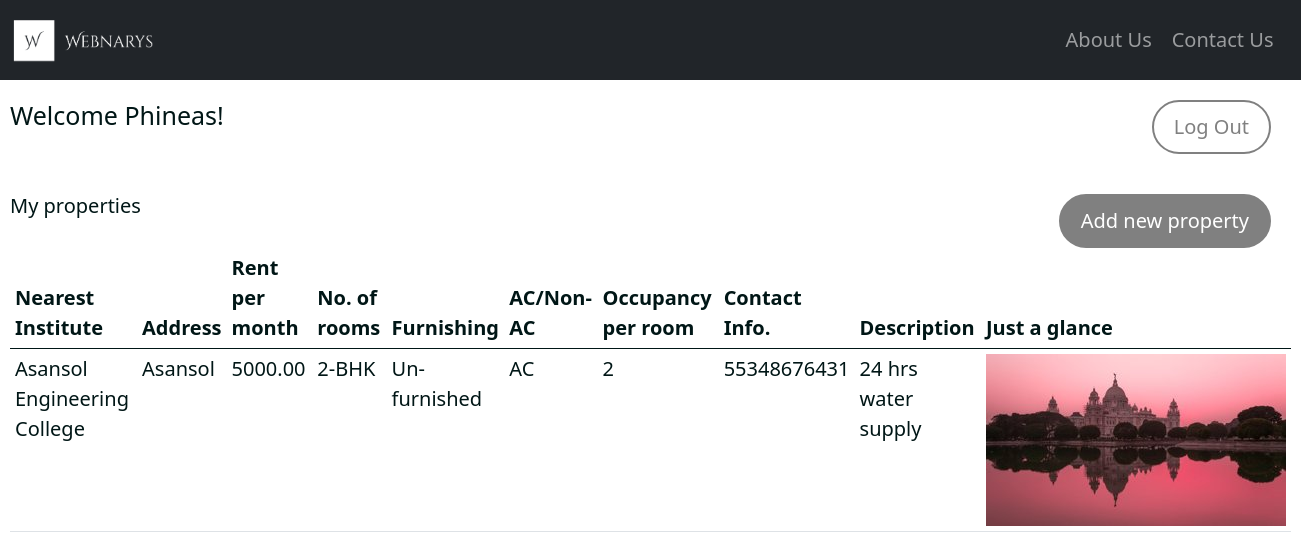
Screenshot of /listings/ (signed in) with the database file from the repository.
### home/models.py (models this page shows, shortened)
class Vendor(models.Model):
    name = models.CharField(max_length=255)
    created_at = models.DateTimeField(auto_now_add=True)
    created_by = models.OneToOneField(User,related_name='vendor',on_delete=models.CASCADE)

class Property(models.Model):
    vendor=models.ForeignKey(Vendor,related_name='properties', on_delete=models.CASCADE)
    institute_name=models.CharField(max_length=255)
    address=models.CharField(max_length=255)
    rent=models.DecimalField(max_digits=10,decimal_places=2)
    date_added=models.DateTimeField(auto_now_add=True)
    air=(('AC',"AC"),('NON-AC',"NON-AC"))
    furnish=(('Furnished',"Furnished"),('Un-furnished',"Un-furnished"))
    room=(('1-BHK',"1-BHK"),('2-BHK',"2-BHK"),('3-BHK',"3-BHK"))
    rooms=models.CharField(max_length=10,choices=room,default="1-BHK")
    furnishing=models.CharField(max_length=15,choices=furnish,default="Un-furnished")
    acornonac=models.CharField(max_length=10,choices=air,default="NON-AC")
    image=models.ImageField(upload_to='uploads/',blank=True,null=True)
    thumbnail=models.ImageField(upload_to='uploads/',blank=True,null=True)
    desc=models.TextField(max_length=100,help_text="Want to write more about your property?",default="")
    occupancy=models.IntegerField(default=0,help_text="Enter occupancy per room")
    phone=models.IntegerField(default=0)
    class Meta:
        ordering=['-date_added']
    def get_thumbnail(self):
        if self.thumbnail:
            return self.thumbnail.url

### home/views.py (the view)
# urls.py: path('listings/', views.list_view, name='listings'),
def list_view(request):
    vendor=request.user.vendor
    properties=vendor.properties.all()
    return render(request,'listings.html',{'vendor':vendor, 'properties':properties})

### templates/listings.html (shortened to what this page needs)
{% extends 'base.html' %}
{%block body %}
<div class="listing-container">
    <header class="listing-head">
        <h1 class="title">
            Welcome {{vendor.name}}!
        </h1>
        <a href="{% url 'logout' %}" class=" local-btn sec-btn">Log Out</a>
    </header>
    <section class="item-listing-container">
        <div class="item-list-head">
            <h2 class='is-size-3 mb-4'>My properties</h2>
            <a href="{% url 'add'%}" class='local-btn'>
                Add new property
            </a>
        </div>
        {% if properties %}
        <table class='table is-fullwidth'>
            <thead>
                <tr>
                    <th>Nearest Institute</th>
                    <th>Address</th>
                    <th>Rent per month </th>
                    <th>No. of rooms</th>
                    <th>Furnishing</th>
                    <th>AC/Non-AC</th>
                    <th>Occupancy per room</th>
                    <th>Contact Info.</th>
                    <th>Description</th>
                    <th>Just a glance</th>
                </tr>
            </thead>
            <tbody>
                {% for i in properties %}
                <tr>
                    <td>{{i.institute_name}}</td>
                    <td>{{i.address}}</td>
                    <td>{{i.rent}}</td>
                    <td>{{i.rooms}}</td>
                    <td>{{i.furnishing}}</td>
                    <td>{{i.acornonac}}</td>
                    <td>{{i.occupancy}}</td>
                    <td>{{i.phone}}</td>
                    <td>{{i.desc}}</td>
                    <td><img src="{{i.get_thumbnail}}"></td>
                </tr>
                {% endfor %}
            </tbody>
        </table>
        {%else%}
        <p>No properties to show yet...</p>
        {% endif %}
    </section>
</div>
{%endblock body%}

### static/style.css (style rules this page uses)
:root { --pri-font-color: #ffffff; --sec-font-color: #001616; --pri-background-color: #ffffff; --sec-background-color: #e4e4e4; --border-color: #808080; }
* { box-sizing: border-box; margin: 0; padding: 0; font-size: 2rem; color: var(--sec-font-color); }
html { font-size: 10px; font-family: "Montserrat", Arial, Helvetica, sans-serif; }
a { text-decoration: none; }
.local-btn { border-radius: 3rem; cursor: pointer; border: 0.2rem solid var(--border-color); color: var(--pri-font-color); background-color: var(--border-color); padding: 1rem 2rem; font-weight: 500; margin-right: 2rem; }
.sec-btn { background-color: var(--pri-background-color); color: var(--border-color); }
.listing-container { display: flex; flex-direction: column; flex-wrap: wrap; flex: 1; }
.listing-head { display: flex; flex-direction: row; justify-content: space-between; flex-wrap: wrap; padding: 1rem; margin: 1rem 0rem; }
.item-listing-container { display: flex; flex-direction: column; flex-wrap: wrap; padding: 1rem; margin: 1rem 0rem; }
.item-list-head { display: flex; flex-direction: row; justify-content: space-between; }

### rows the page displays
Vendor: name "Phineas"
Property: institute_name "Asansol Engineering College", address "Asansol", rent "5000.00", rooms "2-BHK", furnishing "Un-furnished", acornonac "AC", occupancy "2", phone "55348676431", desc "24 hrs water supply", get_thumbnail (picture)
